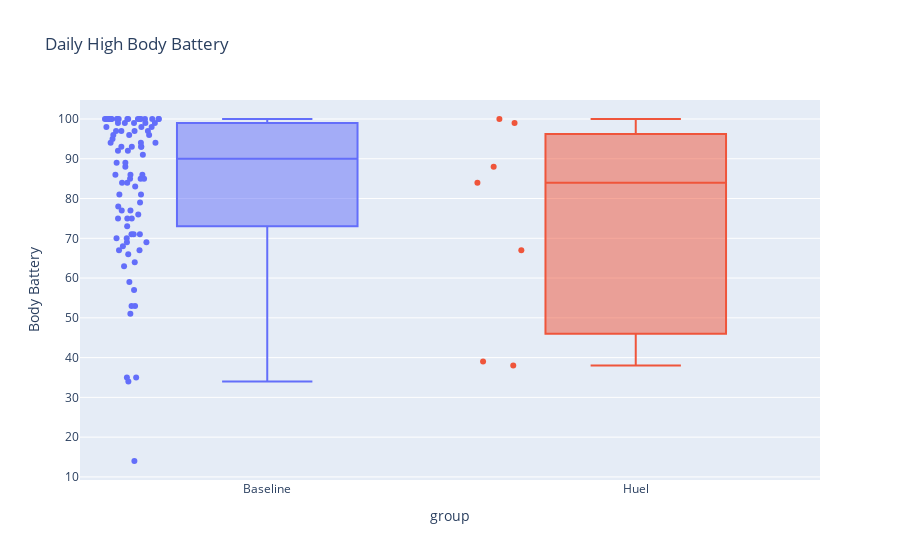

The notebook cell this image was saved under:
### Code cell
# # pd.DataFrame()
# bb.bodyBatteryStatList.tolist()
bb = uds['bodyBattery'].str['bodyBatteryStatList'].tolist()

# Flatten the list of lists
flat = []
for sublist in bb:
    if isinstance(sublist, float):
        continue
    for item in sublist:
        flat.append(item)
bb = (
    pd.DataFrame(flat).rename(columns={'statsValue': 'Body Battery'})
    .assign(statTimestamp=lambda x: pd.to_datetime(x.statTimestamp),
           during_challenge = lambda x: x.statTimestamp >= huel_start_date,
              group=lambda x: x.during_challenge.map({True: 'Huel', False: 'Baseline'}), 
            )
    .loc[lambda x: x.statTimestamp >= start_date]
    .loc[lambda x: x.statTimestamp <= end_date]

)

# Daily high 
bb_high = (
    bb

    .loc[lambda x: x.bodyBatteryStatType == 'HIGHEST']

    # .plot(x='statTimestamp', y='statsValue')
    # .pipe(sns.boxplot, x='group', y='statsValue')
)
fig = px.box(bb_high, x='group', y='Body Battery', color='group', points='all', title='Daily High Body Battery')

fig_to_html(fig, 'bb_high')
fig

### Figure 1 — Plotly figure (JSON) as saved in the notebook; plotly's stock layout.template omitted (floating-point values rounded to 4 significant figures)
{"data": [{"alignmentgroup": "True", "boxpoints": "all", "hovertemplate": "group=%{x}<br>Body Battery=%{y}<extra></extra>", "legendgroup": "Baseline", "marker": {"color": "#636efa"}, "name": "Baseline", "notched": false, "offsetgroup": "Baseline", "orientation": "v", "showlegend": true, "type": "box", "x": ["Baseline", "Baseline", "Baseline", "Baseline", "Baseline", "Baseline", "Baseline", "Baseline", "Baseline", "Baseline", "Baseline", "Baseline", "Baseline", "Baseline", "Baseline", "Baseline", "Baseline", "Baseline", "Baseline", "Baseline", "Baseline", "Baseline", "Baseline", "Baseline", "Baseline", "Baseline", "Baseline", "Baseline", "Baseline", "Baseline", "Baseline", "Baseline", "Baseline", "Baseline", "Baseline", "Baseline", "Baseline", "Baseline", "Baseline", "Baseline", "Baseline", "Baseline", "Baseline", "Baseline", "Baseline", "Baseline", "Baseline", "Baseline", "Baseline", "Baseline", "Baseline", "Baseline", "Baseline", "Baseline", "Baseline", "Baseline", "Baseline", "Baseline", "Baseline", "Baseline", "Baseline", "Baseline", "Baseline", "Baseline", "Baseline", "Baseline", "Baseline", "Baseline", "Baseline", "Baseline", "Baseline", "Baseline", "Baseline", "Baseline", "Baseline", "Baseline", "Baseline", "Baseline", "Baseline", "Baseline", "Baseline", "Baseline", "Baseline", "Baseline", "Baseline", "Baseline", "Baseline", "Baseline", "Baseline", "Baseline"], "x0": " ", "xaxis": "x", "y": [97, 100, 88, 85, 100, 100, 78, 84, 75, 98, 100, 96, 57, 53, 99, 95, 94, 70, 63, 35, 14, 68, 93, 99, 100, 100, 81, 86, 75, 100, 100, 100, 86, 59, 71, 79, 69, 100, 81, 100, 100, 89, 91, 93, 51, 77, 98, 73, 99, 67, 83, 85, 84, 71, 70, 100, 92, 100, 71, 64, 85, 67, 94, 66, 76, 96, 100, 86, 92, 89, 34, 100, 100, 96, 97, 99, 93, 99, 69, 100, 100, 53, 97, 77, 35, 98, 97, 93, 94, 75], "y0": " ", "yaxis": "y"}, {"alignmentgroup": "True", "boxpoints": "all", "hovertemplate": "group=%{x}<br>Body Battery=%{y}<extra></extra>", "legendgroup": "Huel", "marker": {"color": "#EF553B"}, "name": "Huel", "notched": false, "offsetgroup": "Huel", "orientation": "v", "showlegend": true, "type": "box", "x": ["Huel", "Huel", "Huel", "Huel", "Huel", "Huel", "Huel"], "x0": " ", "xaxis": "x", "y": [38, 100, 84, 88, 67, 99, 39], "y0": " ", "yaxis": "y"}], "layout": {"boxmode": "overlay", "legend": {"title": {"text": "group"}, "tracegroupgap": 0}, "showlegend": false, "title": {"text": "Daily High Body Battery"}, "xaxis": {"anchor": "y", "categoryarray": ["Baseline", "Huel"], "categoryorder": "array", "domain": [0, 1], "title": {"text": "group"}}, "yaxis": {"anchor": "x", "domain": [0, 1], "title": {"text": "Body Battery"}}}}
